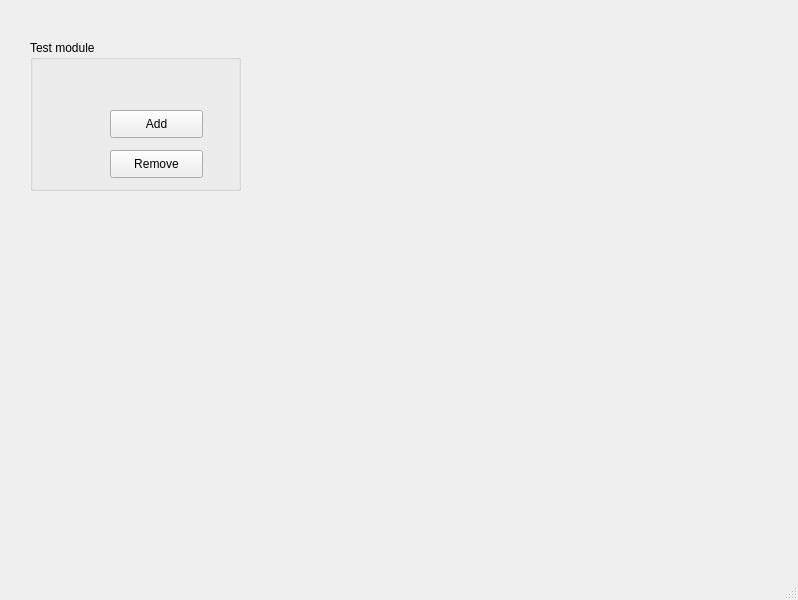
<?xml version="1.0" encoding="UTF-8"?>
<ui version="4.0">
 <class>MainWindow</class>
 <widget class="QMainWindow" name="MainWindow">
  <property name="geometry">
   <rect>
    <x>0</x>
    <y>0</y>
    <width>798</width>
    <height>600</height>
   </rect>
  </property>
  <property name="windowTitle">
   <string>MainWindow</string>
  </property>
  <widget class="QWidget" name="centralwidget">
   <widget class="QGroupBox" name="groupBox">
    <property name="geometry">
     <rect>
      <x>30</x>
      <y>40</y>
      <width>211</width>
      <height>151</height>
     </rect>
    </property>
    <property name="title">
     <string>Test module</string>
    </property>
    <widget class="QPushButton" name="pushButton">
     <property name="geometry">
      <rect>
       <x>80</x>
       <y>70</y>
       <width>93</width>
       <height>28</height>
      </rect>
     </property>
     <property name="text">
      <string>Add</string>
     </property>
    </widget>
    <widget class="QPushButton" name="pushButton_2">
     <property name="geometry">
      <rect>
       <x>80</x>
       <y>110</y>
       <width>93</width>
       <height>28</height>
      </rect>
     </property>
     <property name="text">
      <string>Remove</string>
     </property>
    </widget>
   </widget>
  </widget>
  <widget class="QMenuBar" name="menubar">
   <property name="geometry">
    <rect>
     <x>0</x>
     <y>0</y>
     <width>798</width>
     <height>26</height>
    </rect>
   </property>
  </widget>
  <widget class="QStatusBar" name="statusbar"/>
 </widget>
 <resources/>
 <connections/>
</ui>
